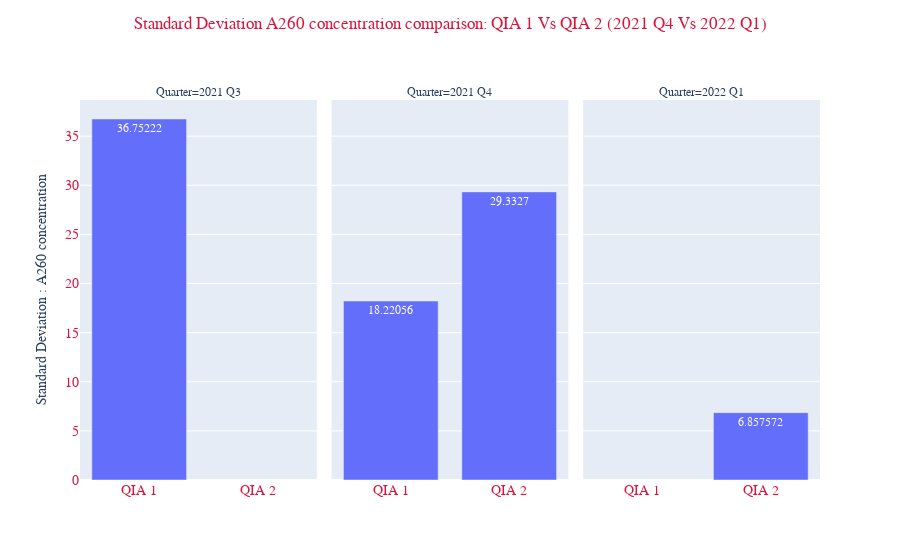

The cell this chart's notebook holds for it:
### Code cell
import plotly.express as px


df_conc_std = df_combined.groupby(['Quarter','Machine']).agg(std_conc=("A260 Concentration (ng/ul)", 'std'))
df_conc_std= df_conc_std.reset_index()

fig = px.bar(df_conc_std, x="Machine",
           y="std_conc",
       title = "Standard Deviation A260 concentration comparison: QIA 1 Vs QIA 2 (2021 Q4 Vs 2022 Q1)",
            facet_col='Quarter',
            text_auto=True,
                  labels=dict(Machine =" ",std_conc="Standard Deviation : A260 concentration"),
    
)

fig.update_layout(
    title={
        
        'y':0.97,
        'x':0.5,
        'xanchor': 'center',
        'yanchor': 'top'},
    font_family="Arial",
    
    title_font_color="crimson",
)

fig.update_xaxes(tickfont=dict(family='Rockwell', color='crimson', size=14))
fig.update_yaxes(tickfont=dict(family='Rockwell', color='crimson', size=14))

fig.show()

#fig.update_xaxes(tickangle=45, tickfont=dict(family='Rockwell', color='crimson', size=14))

### Figure 1 — Plotly figure (JSON) as saved in the notebook; plotly's stock layout.template omitted (floating-point values rounded to 4 significant figures)
{"data": [{"alignmentgroup": "True", "hovertemplate": "Quarter=2021 Q3<br> =%{x}<br>Standard Deviation : A260 concentration=%{y}<extra></extra>", "legendgroup": "", "marker": {"color": "#636efa", "pattern": {"shape": ""}}, "name": "", "offsetgroup": "", "orientation": "v", "showlegend": false, "textposition": "auto", "texttemplate": "%{y}", "type": "bar", "x": ["QIA 1"], "xaxis": "x", "y": [36.75], "yaxis": "y"}, {"alignmentgroup": "True", "hovertemplate": "Quarter=2021 Q4<br> =%{x}<br>Standard Deviation : A260 concentration=%{y}<extra></extra>", "legendgroup": "", "marker": {"color": "#636efa", "pattern": {"shape": ""}}, "name": "", "offsetgroup": "", "orientation": "v", "showlegend": false, "textposition": "auto", "texttemplate": "%{y}", "type": "bar", "x": ["QIA 1", "QIA 2"], "xaxis": "x2", "y": [18.22, 29.33], "yaxis": "y2"}, {"alignmentgroup": "True", "hovertemplate": "Quarter=2022 Q1<br> =%{x}<br>Standard Deviation : A260 concentration=%{y}<extra></extra>", "legendgroup": "", "marker": {"color": "#636efa", "pattern": {"shape": ""}}, "name": "", "offsetgroup": "", "orientation": "v", "showlegend": false, "textposition": "auto", "texttemplate": "%{y}", "type": "bar", "x": ["QIA 2"], "xaxis": "x3", "y": [6.858], "yaxis": "y3"}], "layout": {"annotations": [{"font": {}, "showarrow": false, "text": "Quarter=2021 Q3", "x": 0.16, "xanchor": "center", "xref": "paper", "y": 1, "yanchor": "bottom", "yref": "paper"}, {"font": {}, "showarrow": false, "text": "Quarter=2021 Q4", "x": 0.5, "xanchor": "center", "xref": "paper", "y": 1, "yanchor": "bottom", "yref": "paper"}, {"font": {}, "showarrow": false, "text": "Quarter=2022 Q1", "x": 0.84, "xanchor": "center", "xref": "paper", "y": 1, "yanchor": "bottom", "yref": "paper"}], "barmode": "relative", "font": {"family": "Arial"}, "legend": {"tracegroupgap": 0}, "title": {"font": {"color": "crimson"}, "text": "Standard Deviation A260 concentration comparison: QIA 1 Vs QIA 2 (2021 Q4 Vs 2022 Q1)", "x": 0.5, "xanchor": "center", "y": 0.97, "yanchor": "top"}, "xaxis": {"anchor": "y", "domain": [0, 0.32], "tickfont": {"color": "crimson", "family": "Rockwell", "size": 14}, "title": {"text": " "}}, "xaxis2": {"anchor": "y2", "domain": [0.34, 0.66], "matches": "x", "tickfont": {"color": "crimson", "family": "Rockwell", "size": 14}, "title": {"text": " "}}, "xaxis3": {"anchor": "y3", "domain": [0.68, 1.0], "matches": "x", "tickfont": {"color": "crimson", "family": "Rockwell", "size": 14}, "title": {"text": " "}}, "yaxis": {"anchor": "x", "domain": [0, 1], "tickfont": {"color": "crimson", "family": "Rockwell", "size": 14}, "title": {"text": "Standard Deviation : A260 concentration"}}, "yaxis2": {"anchor": "x2", "domain": [0, 1], "matches": "y", "showticklabels": false, "tickfont": {"color": "crimson", "family": "Rockwell", "size": 14}}, "yaxis3": {"anchor": "x3", "domain": [0, 1], "matches": "y", "showticklabels": false, "tickfont": {"color": "crimson", "family": "Rockwell", "size": 14}}}}
